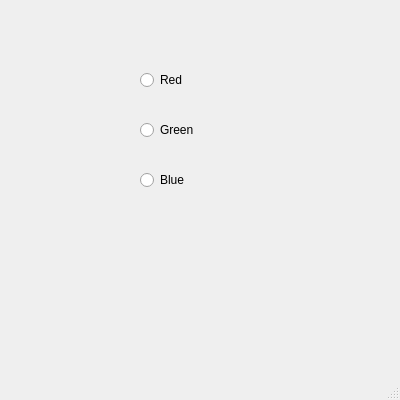
<?xml version="1.0" encoding="UTF-8"?>
<ui version="4.0">
 <class>MainWindow</class>
 <widget class="QMainWindow" name="MainWindow">
  <property name="geometry">
   <rect>
    <x>0</x>
    <y>0</y>
    <width>400</width>
    <height>400</height>
   </rect>
  </property>
  <property name="windowTitle">
   <string>MainWindow</string>
  </property>
  <widget class="QWidget" name="centralwidget">
   <widget class="QRadioButton" name="radioButton_red">
    <property name="geometry">
     <rect>
      <x>140</x>
      <y>70</y>
      <width>95</width>
      <height>20</height>
     </rect>
    </property>
    <property name="text">
     <string>Red</string>
    </property>
   </widget>
   <widget class="QRadioButton" name="radioButton_green">
    <property name="geometry">
     <rect>
      <x>140</x>
      <y>120</y>
      <width>95</width>
      <height>20</height>
     </rect>
    </property>
    <property name="text">
     <string>Green</string>
    </property>
   </widget>
   <widget class="QRadioButton" name="radioButton_blue">
    <property name="geometry">
     <rect>
      <x>140</x>
      <y>170</y>
      <width>95</width>
      <height>20</height>
     </rect>
    </property>
    <property name="text">
     <string>Blue</string>
    </property>
   </widget>
  </widget>
  <widget class="QMenuBar" name="menubar">
   <property name="geometry">
    <rect>
     <x>0</x>
     <y>0</y>
     <width>400</width>
     <height>26</height>
    </rect>
   </property>
  </widget>
  <widget class="QStatusBar" name="statusbar"/>
 </widget>
 <resources/>
 <connections/>
</ui>
